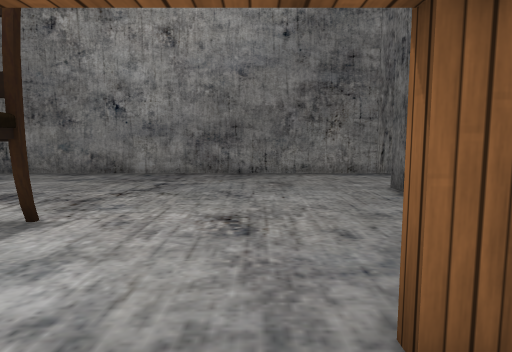
view 1 (above)

16 first-person views from a walk through a Unity game level. The camera is 1.2 m above the floor, tilts 6° down and sees 75° across. The floor is counted in squares, 1 m on a side. Each view is taken from the middle of a square. On the plan, view 1 faces up. The plan holds only what a view shows up to about 14 squares ahead; the rest is blank. Some surface patterns are stand-ins.

view 2
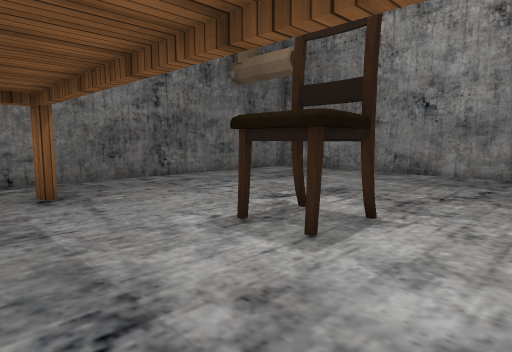

view 3
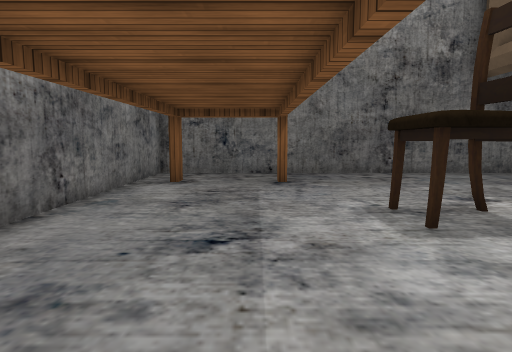

view 4
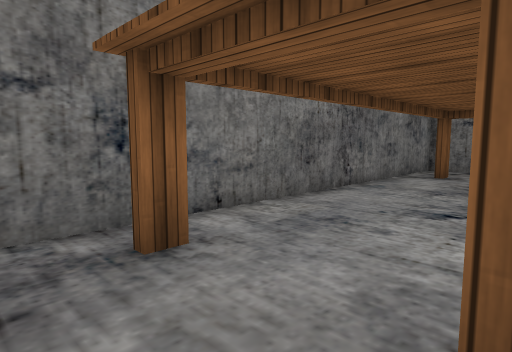

view 5
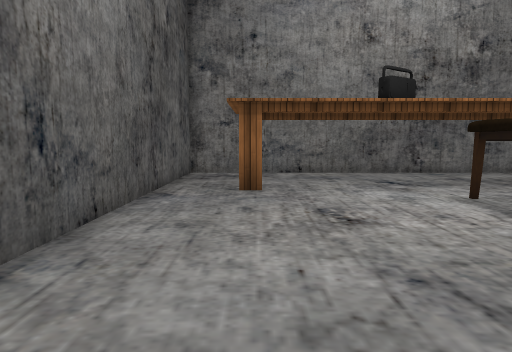

view 6
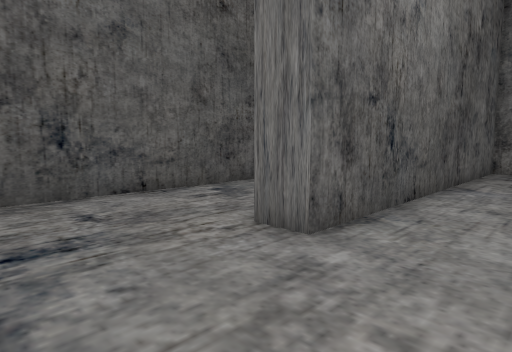

view 7
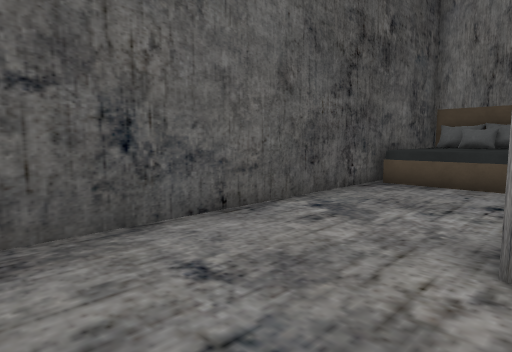

view 8
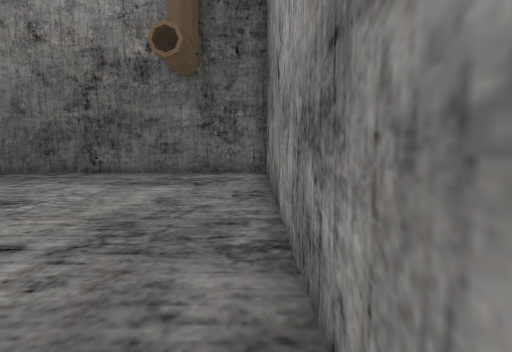

view 9
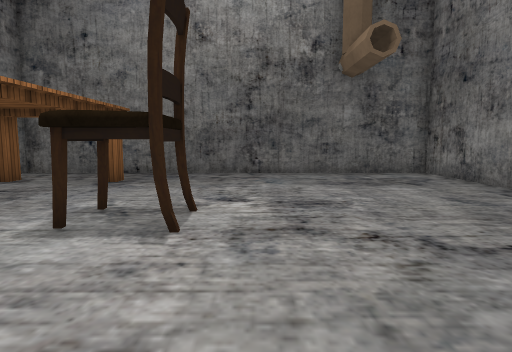

view 10
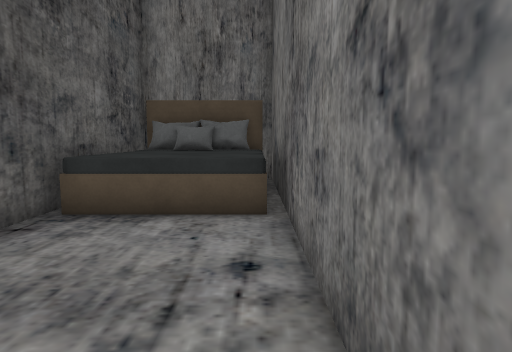

view 11
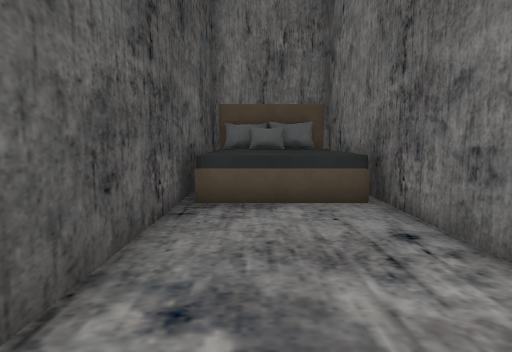

view 12
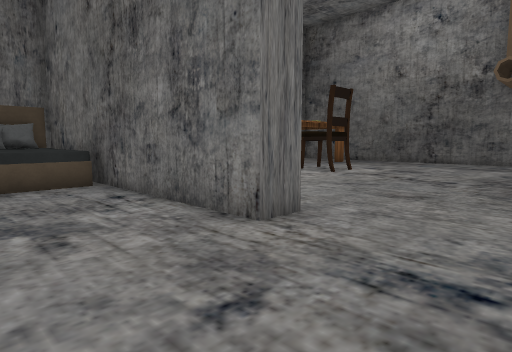

view 13
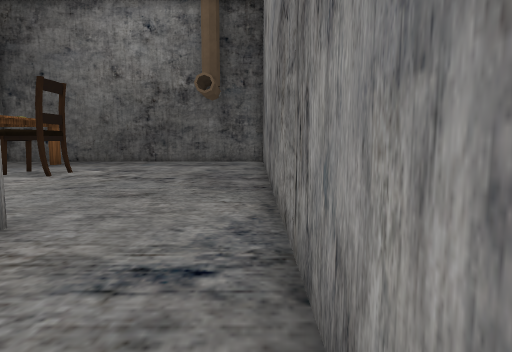

view 14
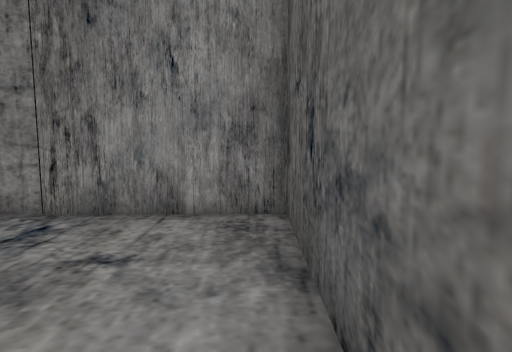

view 15
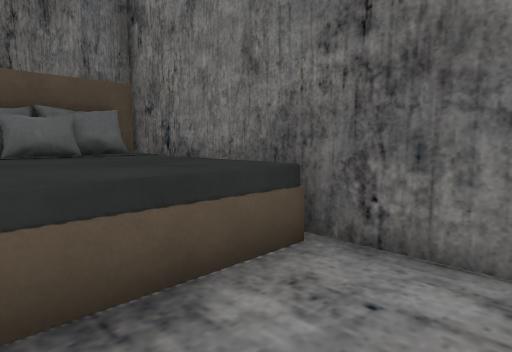

view 16
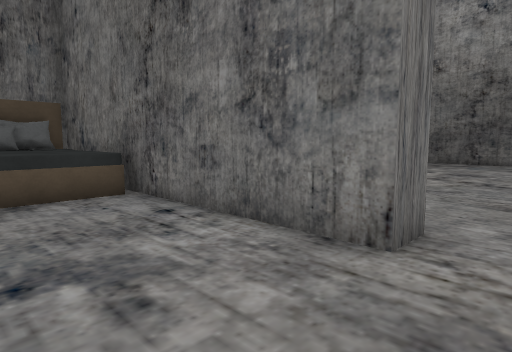

### Floor plan
Key: @ floor where view 1 was taken; # wall or solid block; . floor; O other object.
Columns run from 12 left of view 1 to 9 right of it. Each row starts with its distance up from view 1.
 13 ######################
 12 #....................#
 11 #....................#
 10 #....................#
  9 #....................#
  8 #...............#....#
  7 #...............#....#
  6 #...............#....#
  5 #.......O.......#....#
  4 #......O O......#....#
  3 #.......O.......#OOOO#
  2 #..#.........#..#OOOO#
  1 #...............#OOOO#
  0 #...........@...#OOOO#
 -1 #..#.........#..#OOOO#
 -2 #...............#OOOO#
 -3 ##################  ##

Where each view was taken, in squares from view 1:
view 1: 0 up, 0 right, facing up
view 2: 0 up, 1 left, facing up-left
view 3: 1 up, 1 right, facing left
view 4: 2 up, 3 right, facing down-left
view 5: 10 up, 1 right, facing down
view 6: 12 up, 1 right, facing down-right
view 7: 12 up, 4 right, facing down-right
view 8: 12 up, 1 right, facing left
view 9: 6 up, 1 right, facing left
view 10: 8 up, 5 right, facing down
view 11: 9 up, 7 right, facing down
view 12: 12 up, 8 right, facing down-left
view 13: 12 up, 8 right, facing left
view 14: 7 up, 8 right, facing up
view 15: 5 up, 8 right, facing down-left
view 16: 10 up, 8 right, facing down-left
